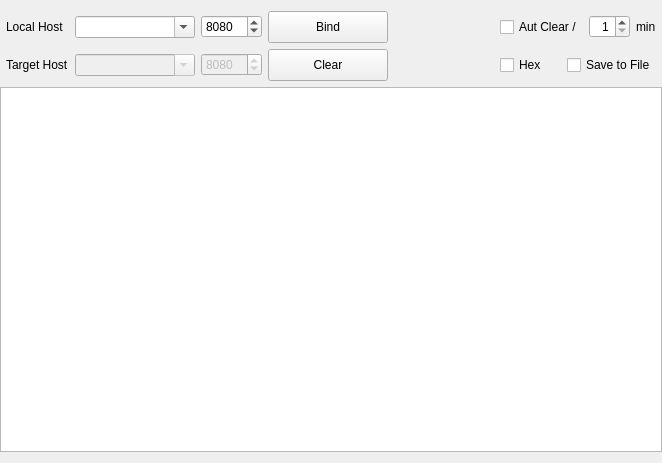
<?xml version="1.0" encoding="UTF-8"?>
<ui version="4.0">
 <class>LS_PageUdp</class>
 <widget class="QWidget" name="LS_PageUdp">
  <property name="geometry">
   <rect>
    <x>0</x>
    <y>0</y>
    <width>662</width>
    <height>463</height>
   </rect>
  </property>
  <property name="windowTitle">
   <string>Form</string>
  </property>
  <layout class="QVBoxLayout" name="verticalLayout_3" stretch="0,1">
   <property name="spacing">
    <number>6</number>
   </property>
   <property name="leftMargin">
    <number>0</number>
   </property>
   <property name="rightMargin">
    <number>0</number>
   </property>
   <item>
    <layout class="QHBoxLayout" name="horizontalLayout_4">
     <property name="leftMargin">
      <number>6</number>
     </property>
     <property name="rightMargin">
      <number>6</number>
     </property>
     <item>
      <layout class="QVBoxLayout" name="verticalLayout">
       <item>
        <layout class="QHBoxLayout" name="horizontalLayout" stretch="0,1,0,0,0">
         <item>
          <widget class="QLabel" name="labelLocal">
           <property name="text">
            <string>Local Host</string>
           </property>
          </widget>
         </item>
         <item>
          <spacer name="horizontalSpacer_3">
           <property name="orientation">
            <enum>Qt::Horizontal</enum>
           </property>
           <property name="sizeHint" stdset="0">
            <size>
             <width>0</width>
             <height>20</height>
            </size>
           </property>
          </spacer>
         </item>
         <item>
          <widget class="QComboBox" name="IPLocal">
           <property name="minimumSize">
            <size>
             <width>120</width>
             <height>0</height>
            </size>
           </property>
           <property name="maximumSize">
            <size>
             <width>120</width>
             <height>16777215</height>
            </size>
           </property>
           <property name="editable">
            <bool>true</bool>
           </property>
          </widget>
         </item>
         <item>
          <widget class="QSpinBox" name="PortLocal">
           <property name="maximum">
            <number>65535</number>
           </property>
           <property name="value">
            <number>8080</number>
           </property>
          </widget>
         </item>
         <item>
          <widget class="QPushButton" name="bnBind">
           <property name="minimumSize">
            <size>
             <width>120</width>
             <height>32</height>
            </size>
           </property>
           <property name="text">
            <string>Bind</string>
           </property>
          </widget>
         </item>
        </layout>
       </item>
       <item>
        <layout class="QHBoxLayout" name="horizontalLayout_2" stretch="0,1,0,0,0">
         <item>
          <widget class="QLabel" name="labelTarget">
           <property name="text">
            <string>Target Host</string>
           </property>
          </widget>
         </item>
         <item>
          <spacer name="horizontalSpacer_4">
           <property name="orientation">
            <enum>Qt::Horizontal</enum>
           </property>
           <property name="sizeHint" stdset="0">
            <size>
             <width>0</width>
             <height>23</height>
            </size>
           </property>
          </spacer>
         </item>
         <item>
          <widget class="QComboBox" name="IPTarget">
           <property name="enabled">
            <bool>false</bool>
           </property>
           <property name="minimumSize">
            <size>
             <width>120</width>
             <height>0</height>
            </size>
           </property>
           <property name="maximumSize">
            <size>
             <width>120</width>
             <height>16777215</height>
            </size>
           </property>
           <property name="editable">
            <bool>true</bool>
           </property>
          </widget>
         </item>
         <item>
          <widget class="QSpinBox" name="PortTarget">
           <property name="enabled">
            <bool>false</bool>
           </property>
           <property name="maximum">
            <number>65535</number>
           </property>
           <property name="value">
            <number>8080</number>
           </property>
          </widget>
         </item>
         <item>
          <widget class="QPushButton" name="bnClear">
           <property name="minimumSize">
            <size>
             <width>120</width>
             <height>32</height>
            </size>
           </property>
           <property name="text">
            <string>Clear</string>
           </property>
          </widget>
         </item>
        </layout>
       </item>
      </layout>
     </item>
     <item>
      <spacer name="horizontalSpacer">
       <property name="orientation">
        <enum>Qt::Horizontal</enum>
       </property>
       <property name="sizeHint" stdset="0">
        <size>
         <width>0</width>
         <height>25</height>
        </size>
       </property>
      </spacer>
     </item>
     <item>
      <layout class="QVBoxLayout" name="verticalLayout_2" stretch="1,1">
       <item>
        <layout class="QHBoxLayout" name="horizontalLayout_3">
         <item>
          <widget class="QCheckBox" name="cbAutClear">
           <property name="minimumSize">
            <size>
             <width>0</width>
             <height>32</height>
            </size>
           </property>
           <property name="maximumSize">
            <size>
             <width>16777215</width>
             <height>32</height>
            </size>
           </property>
           <property name="text">
            <string>Aut Clear /</string>
           </property>
          </widget>
         </item>
         <item>
          <widget class="QSpinBox" name="sbAutClear">
           <property name="alignment">
            <set>Qt::AlignRight|Qt::AlignTrailing|Qt::AlignVCenter</set>
           </property>
           <property name="minimum">
            <number>1</number>
           </property>
          </widget>
         </item>
         <item>
          <widget class="QLabel" name="label">
           <property name="sizePolicy">
            <sizepolicy hsizetype="Preferred" vsizetype="Fixed">
             <horstretch>0</horstretch>
             <verstretch>0</verstretch>
            </sizepolicy>
           </property>
           <property name="text">
            <string>min</string>
           </property>
          </widget>
         </item>
        </layout>
       </item>
       <item>
        <layout class="QHBoxLayout" name="horizontalLayout_5">
         <item>
          <widget class="QCheckBox" name="cbHex">
           <property name="minimumSize">
            <size>
             <width>0</width>
             <height>32</height>
            </size>
           </property>
           <property name="maximumSize">
            <size>
             <width>16777215</width>
             <height>32</height>
            </size>
           </property>
           <property name="text">
            <string>Hex</string>
           </property>
          </widget>
         </item>
         <item>
          <widget class="QCheckBox" name="cbSaveLog">
           <property name="text">
            <string>Save to File</string>
           </property>
          </widget>
         </item>
        </layout>
       </item>
      </layout>
     </item>
    </layout>
   </item>
   <item>
    <widget class="QTextEdit" name="RxData">
     <property name="readOnly">
      <bool>true</bool>
     </property>
     <property name="html">
      <string>&lt;!DOCTYPE HTML PUBLIC &quot;-//W3C//DTD HTML 4.0//EN&quot; &quot;http://www.w3.org/TR/REC-html40/strict.dtd&quot;&gt;
&lt;html&gt;&lt;head&gt;&lt;meta name=&quot;qrichtext&quot; content=&quot;1&quot; /&gt;&lt;style type=&quot;text/css&quot;&gt;
p, li { white-space: pre-wrap; }
&lt;/style&gt;&lt;/head&gt;&lt;body style=&quot; font-family:'.SF NS Text'; font-size:13pt; font-weight:400; font-style:normal;&quot;&gt;
&lt;p style=&quot;-qt-paragraph-type:empty; margin-top:0px; margin-bottom:0px; margin-left:0px; margin-right:0px; -qt-block-indent:0; text-indent:0px; font-family:'SimSun'; font-size:9pt;&quot;&gt;&lt;br /&gt;&lt;/p&gt;&lt;/body&gt;&lt;/html&gt;</string>
     </property>
    </widget>
   </item>
  </layout>
 </widget>
 <resources/>
 <connections>
  <connection>
   <sender>cbAutClear</sender>
   <signal>toggled(bool)</signal>
   <receiver>sbAutClear</receiver>
   <slot>setDisabled(bool)</slot>
   <hints>
    <hint type="sourcelabel">
     <x>415</x>
     <y>112</y>
    </hint>
    <hint type="destinationlabel">
     <x>485</x>
     <y>111</y>
    </hint>
   </hints>
  </connection>
  <connection>
   <sender>bnClear</sender>
   <signal>clicked()</signal>
   <receiver>LS_PageUdp</receiver>
   <slot>onLogCleared()</slot>
   <hints>
    <hint type="sourcelabel">
     <x>313</x>
     <y>45</y>
    </hint>
    <hint type="destinationlabel">
     <x>330</x>
     <y>231</y>
    </hint>
   </hints>
  </connection>
  <connection>
   <sender>LS_PageUdp</sender>
   <signal>clearLog()</signal>
   <receiver>RxData</receiver>
   <slot>clear()</slot>
   <hints>
    <hint type="sourcelabel">
     <x>330</x>
     <y>231</y>
    </hint>
    <hint type="destinationlabel">
     <x>330</x>
     <y>264</y>
    </hint>
   </hints>
  </connection>
  <connection>
   <sender>cbSaveLog</sender>
   <signal>toggled(bool)</signal>
   <receiver>LS_PageUdp</receiver>
   <slot>onSaveChanged(bool)</slot>
   <hints>
    <hint type="sourcelabel">
     <x>606</x>
     <y>44</y>
    </hint>
    <hint type="destinationlabel">
     <x>330</x>
     <y>231</y>
    </hint>
   </hints>
  </connection>
  <connection>
   <sender>cbAutClear</sender>
   <signal>toggled(bool)</signal>
   <receiver>LS_PageUdp</receiver>
   <slot>onAutClearChanged(bool)</slot>
   <hints>
    <hint type="sourcelabel">
     <x>551</x>
     <y>14</y>
    </hint>
    <hint type="destinationlabel">
     <x>330</x>
     <y>231</y>
    </hint>
   </hints>
  </connection>
  <connection>
   <sender>bnBind</sender>
   <signal>clicked()</signal>
   <receiver>LS_PageUdp</receiver>
   <slot>onBindUdp()</slot>
   <hints>
    <hint type="sourcelabel">
     <x>313</x>
     <y>23</y>
    </hint>
    <hint type="destinationlabel">
     <x>330</x>
     <y>231</y>
    </hint>
   </hints>
  </connection>
 </connections>
 <slots>
  <signal>clearLog()</signal>
  <slot>onLogCleared()</slot>
  <slot>onSaveChanged(bool)</slot>
  <slot>onAutClearChanged(bool)</slot>
  <slot>onBindUdp()</slot>
 </slots>
</ui>
